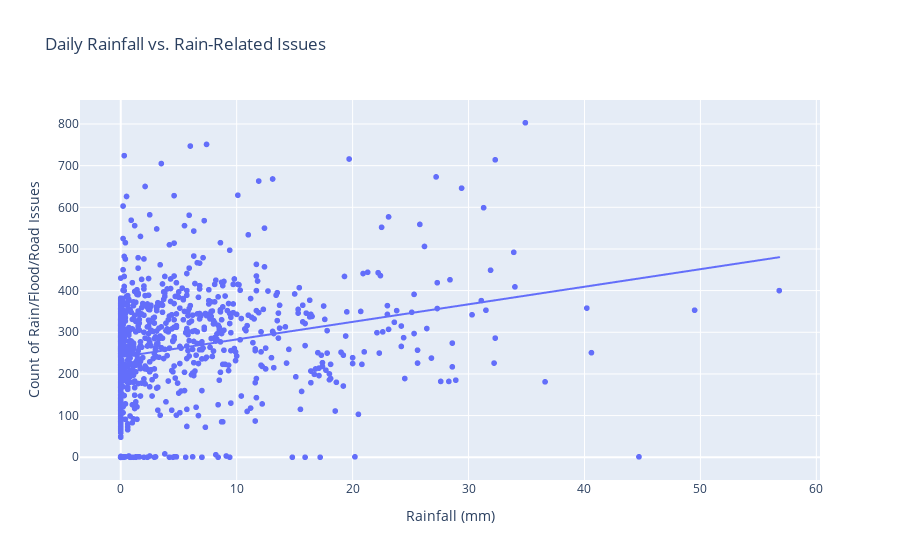
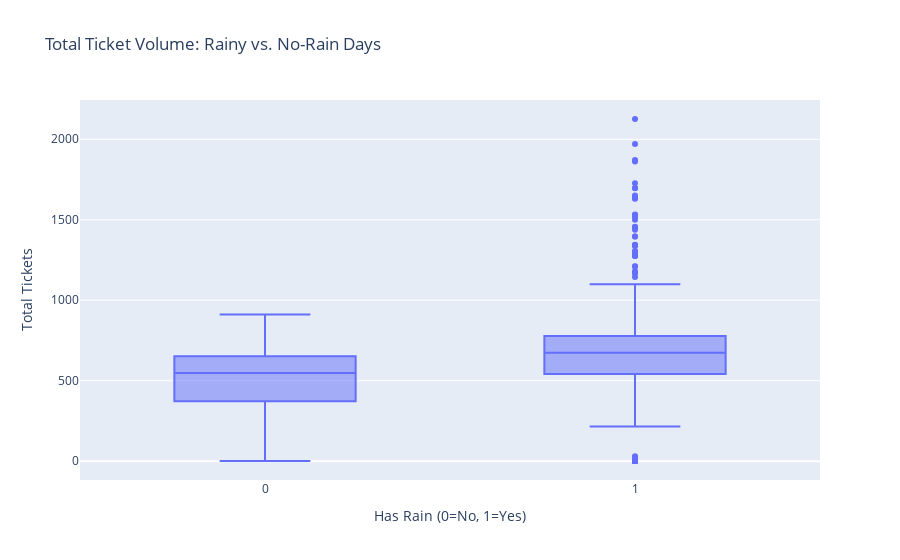
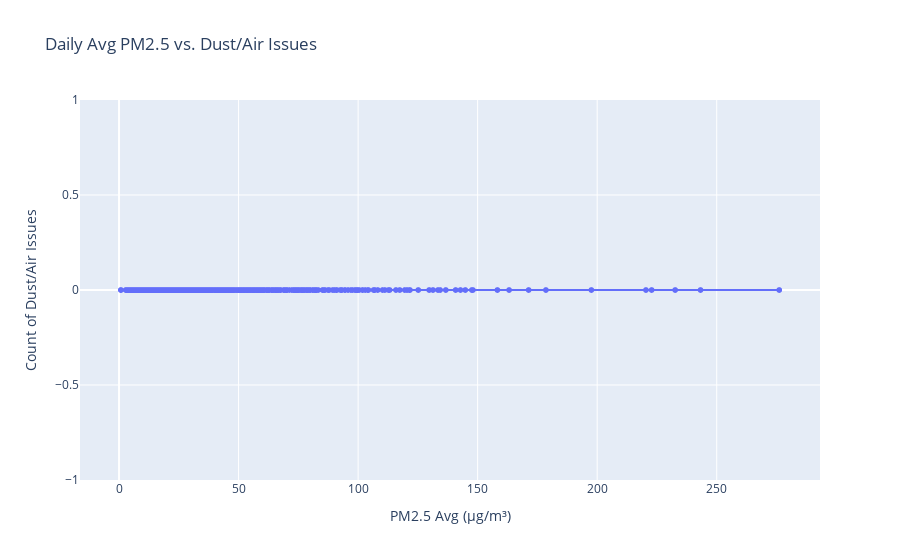

The notebook cell these images were saved under, in order:
### Code cell
# 4. Impact of Rainfall on Issues
# Let's look at specific issue types that might be related to rain: "น้ำท่วม" (Flooding), "ถนน" (Roads), "ต้นไม้" (Trees)
rain_related_keywords = ['น้ำท่วม', 'ระบายน้ำ', 'ถนน', 'ต้นไม้']
df_merged['is_rain_related'] = df_merged['type_clean'].astype(str).apply(lambda x: any(k in x for k in rain_related_keywords))

# Group by date
daily_stats = df_merged.groupby('date').agg({
    'ticket_id': 'count',
    'is_rain_related': 'sum',
    'rainfall_mm': 'first', # rainfall is same for all rows on that date
    'has_rain': 'first'
}).reset_index()

# Scatter plot: Rainfall vs Rain-related Issues
fig = px.scatter(daily_stats, x='rainfall_mm', y='is_rain_related', 
                 title='Daily Rainfall vs. Rain-Related Issues',
                 labels={'is_rain_related': 'Count of Rain/Flood/Road Issues', 'rainfall_mm': 'Rainfall (mm)'},
                 trendline="ols")
fig.show()

# Box plot: Issues on Rainy vs Non-Rainy Days
fig = px.box(daily_stats, x='has_rain', y='ticket_id', 
             title='Total Ticket Volume: Rainy vs. No-Rain Days',
             labels={'has_rain': 'Has Rain (0=No, 1=Yes)', 'ticket_id': 'Total Tickets'})
fig.show()

# 5. Impact of PM2.5 on Issues
# Look for "ฝุ่น" (Dust), "อากาศ" (Air), "เผา" (Burn)
dust_keywords = ['ฝุ่น', 'อากาศ', 'ควัน', 'กลิ่น']
df_merged['is_dust_related'] = df_merged['type_clean'].astype(str).apply(lambda x: any(k in x for k in dust_keywords))

daily_pm25 = df_merged.groupby('date').agg({
    'is_dust_related': 'sum',
    'pm25_avg': 'first'
}).reset_index()

# Scatter plot: PM2.5 vs Dust Issues
fig = px.scatter(daily_pm25, x='pm25_avg', y='is_dust_related',
                 title='Daily Avg PM2.5 vs. Dust/Air Issues',
                 labels={'is_dust_related': 'Count of Dust/Air Issues', 'pm25_avg': 'PM2.5 Avg (µg/m³)'},
                 trendline="ols")
fig.show()

### Figure 1 — Plotly figure (JSON) as saved in the notebook; plotly's stock layout.template omitted (floating-point values rounded to 4 significant figures; data arrays with more than 128 entries replaced by an {"elided": "..."} marker saying what was removed)
{"data": [{"hovertemplate": "Rainfall (mm)=%{x}<br>Count of Rain/Flood/Road Issues=%{y}<extra></extra>", "legendgroup": "", "marker": {"color": "#636efa", "symbol": "circle"}, "mode": "markers", "name": "", "showlegend": false, "type": "scattergl", "x": {"elided": "1038 float values"}, "xaxis": "x", "y": {"elided": "1038 int values"}, "yaxis": "y"}, {"hovertemplate": "<b>OLS trendline</b><br>is_rain_related = 4.21743 * rainfall_mm + 240.635<br>R<sup>2</sup>=0.059603<br><br>Rainfall (mm)=%{x}<br>Count of Rain/Flood/Road Issues=%{y} <b>(trend)</b><extra></extra>", "legendgroup": "", "marker": {"color": "#636efa", "symbol": "circle"}, "mode": "lines", "name": "", "showlegend": false, "type": "scattergl", "x": {"elided": "1038 float values"}, "xaxis": "x", "y": {"elided": "1038 float values"}, "yaxis": "y"}], "layout": {"legend": {"tracegroupgap": 0}, "title": {"text": "Daily Rainfall vs. Rain-Related Issues"}, "xaxis": {"anchor": "y", "domain": [0, 1], "title": {"text": "Rainfall (mm)"}}, "yaxis": {"anchor": "x", "domain": [0, 1], "title": {"text": "Count of Rain/Flood/Road Issues"}}}}

### Figure 2 — Plotly figure (JSON) as saved in the notebook; plotly's stock layout.template omitted (floating-point values rounded to 4 significant figures; data arrays with more than 128 entries replaced by an {"elided": "..."} marker saying what was removed)
{"data": [{"alignmentgroup": "True", "hovertemplate": "Has Rain (0=No, 1=Yes)=%{x}<br>Total Tickets=%{y}<extra></extra>", "legendgroup": "", "marker": {"color": "#636efa"}, "name": "", "notched": false, "offsetgroup": "", "orientation": "v", "showlegend": false, "type": "box", "x": {"elided": "1038 float values"}, "x0": " ", "xaxis": "x", "y": {"elided": "1038 int values"}, "y0": " ", "yaxis": "y"}], "layout": {"boxmode": "group", "legend": {"tracegroupgap": 0}, "title": {"text": "Total Ticket Volume: Rainy vs. No-Rain Days"}, "xaxis": {"anchor": "y", "domain": [0, 1], "title": {"text": "Has Rain (0=No, 1=Yes)"}}, "yaxis": {"anchor": "x", "domain": [0, 1], "title": {"text": "Total Tickets"}}}}

### Figure 3 — Plotly figure (JSON) as saved in the notebook; plotly's stock layout.template omitted (floating-point values rounded to 4 significant figures; data arrays with more than 128 entries replaced by an {"elided": "..."} marker saying what was removed)
{"data": [{"hovertemplate": "PM2.5 Avg (µg/m³)=%{x}<br>Count of Dust/Air Issues=%{y}<extra></extra>", "legendgroup": "", "marker": {"color": "#636efa", "symbol": "circle"}, "mode": "markers", "name": "", "showlegend": false, "type": "scattergl", "x": {"elided": "1038 float values"}, "xaxis": "x", "y": {"elided": "1038 int values"}, "yaxis": "y"}, {"hovertemplate": "<b>OLS trendline</b><br>is_dust_related = 0 * pm25_avg + 0<br>R<sup>2</sup>=nan<br><br>PM2.5 Avg (µg/m³)=%{x}<br>Count of Dust/Air Issues=%{y} <b>(trend)</b><extra></extra>", "legendgroup": "", "marker": {"color": "#636efa", "symbol": "circle"}, "mode": "lines", "name": "", "showlegend": false, "type": "scattergl", "x": {"elided": "1038 float values"}, "xaxis": "x", "y": {"elided": "1038 float values"}, "yaxis": "y"}], "layout": {"legend": {"tracegroupgap": 0}, "title": {"text": "Daily Avg PM2.5 vs. Dust/Air Issues"}, "xaxis": {"anchor": "y", "domain": [0, 1], "title": {"text": "PM2.5 Avg (µg/m³)"}}, "yaxis": {"anchor": "x", "domain": [0, 1], "title": {"text": "Count of Dust/Air Issues"}}}}
